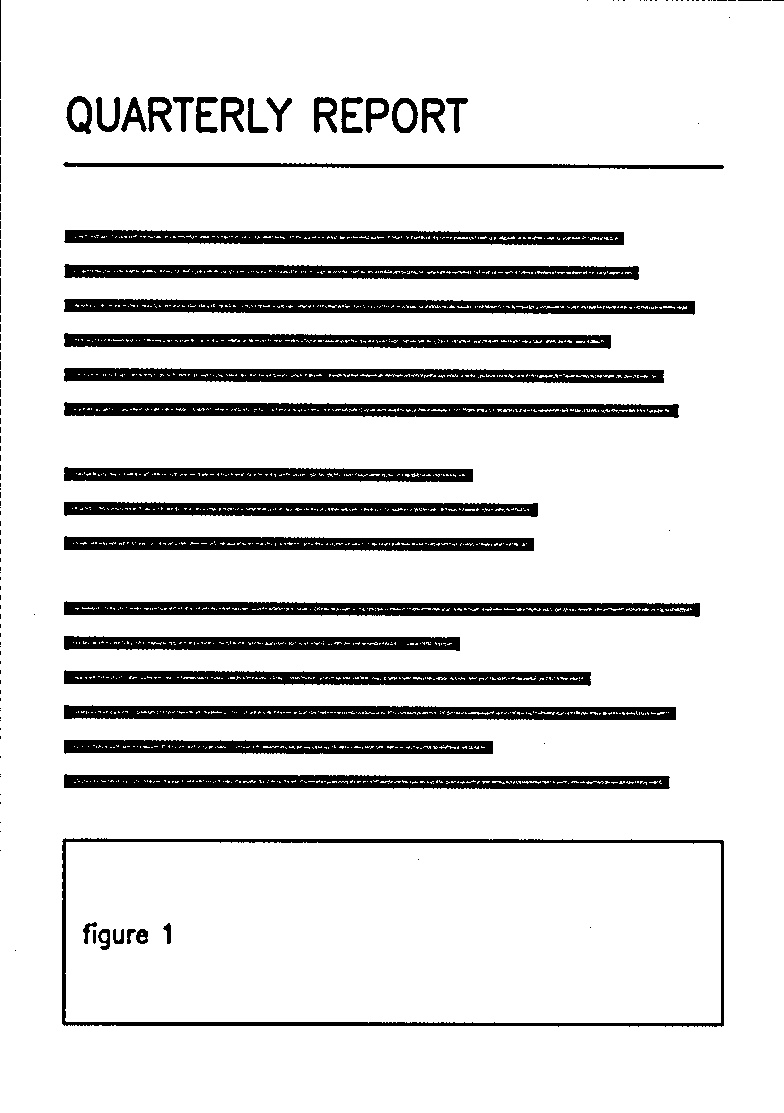
#> input picture scanned.jpg, 784 x 1113 px
$ python diagnose.py scanned.jpg
#> lines starting #> are read from the running program, lines starting #| are printed output that depends on the picture; after the words box and inside, x2 and y2 are one past the last pixel; in counts of white or black regions, pixels touching at a corner belong together


import sys

import cv2
import numpy as np

import scan


def main():
    if len(sys.argv) != 2:
        sys.exit("usage: python diagnose.py photo.jpg")

    image = cv2.imread(sys.argv[1])
#> image is the input picture: shape (1113, 784, 3); min 0, max 255, mean 222.6
    if image is None:
        sys.exit("Could not read " + sys.argv[1])

    ratio = max(image.shape[0] / scan.WORK_HEIGHT, 1.0)
#> ratio = 2.23
    small = cv2.resize(image, (int(image.shape[1] / ratio), int(image.shape[0] / ratio)))
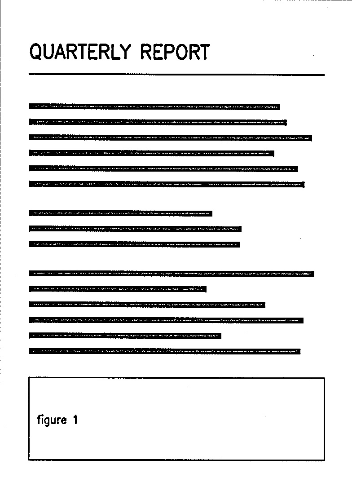
#> small: shape (500, 352, 3); min 0, max 255, mean 222.5

    gray = cv2.cvtColor(small, cv2.COLOR_BGR2GRAY)
    edges = cv2.Canny(cv2.GaussianBlur(gray, (5, 5), 0), 75, 200)
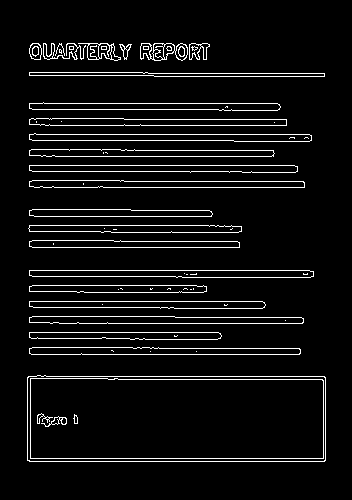
#> edges: shape (500, 352); 6.1% white in thin lines or dots, all inside (x1, y1, x2, y2) = (27, 43, 326, 462)
    edges = cv2.dilate(edges, np.ones((3, 3), np.uint8), iterations=1)
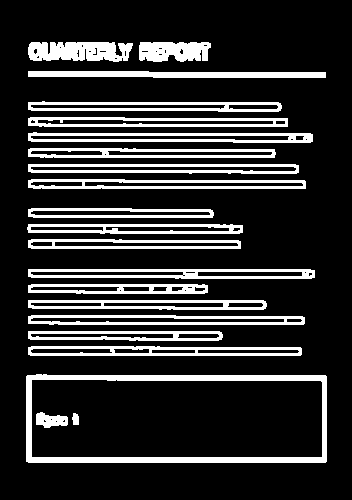
#> edges: shape (500, 352); 18.4% white; 21 white regions
    contours, _ = cv2.findContours(edges, cv2.RETR_LIST, cv2.CHAIN_APPROX_SIMPLE)
#> contours = 89 contours, 31 with area under 20; largest, box (x1, y1, x2, y2) and area: (26, 374, 327, 463) 26107, (31, 379, 323, 458) 22480, (28, 269, 315, 279) 2417, (28, 132, 313, 143) 2350, (28, 315, 305, 325) 2326
    contours = sorted(contours, key=cv2.contourArea, reverse=True)[:5]
#> contours = 5 contours; box (x1, y1, x2, y2) and area: (26, 374, 327, 463) 26107, (31, 379, 323, 458) 22480, (28, 269, 315, 279) 2417, (28, 132, 313, 143) 2350, (28, 315, 305, 325) 2326

    area = small.shape[0] * small.shape[1]
#> area = 176000
    print("photo    : {}x{}".format(image.shape[1], image.shape[0]))
#| photo    : 784x1113
    print("searched : {}x{}".format(small.shape[1], small.shape[0]))
#| searched : 352x500
    print("a candidate must have 4 corners AND cover >10% ({} px)\n".format(int(0.10 * area)))
#| a candidate must have 4 corners AND cover >10% (17600 px)
    print("  #  corners   coverage   verdict")

    annotated = small.copy()
    winner = None
    for i, contour in enumerate(contours):
        perimeter = cv2.arcLength(contour, True)
        approx = cv2.approxPolyDP(contour, 0.02 * perimeter, True)
        covered = cv2.contourArea(approx) / area

        if len(approx) != 4:
            verdict = "not a quad ({} corners)".format(len(approx))
        elif covered <= 0.10:
            verdict = "too small"
        else:
            verdict = "PAGE FOUND"
            if winner is None:
                winner = approx

        print("  {}  {:>7}   {:>7.1%}   {}".format(i + 1, len(approx), covered, verdict))
        color = (0, 255, 0) if verdict == "PAGE FOUND" else (0, 0, 255)
        cv2.drawContours(annotated, [approx], -1, color, 2)
#> this loop made 5 passes
#> (perimeter, approx, covered, verdict, color) on passes 2 to 5: (735.3, [[31, 380], [320, 380], [322, 456], [32, 457]], 0.126, 'PAGE FOUND', (0, 255, 0)), (588.5, [[28, 269], [314, 277]], 0, 'not a quad (2 corners)', (0, 0, 255)), (584.5, [[28, 133], [312, 141]], 0, 'not a quad (2 corners)', (0, 0, 255)), (567.9, [[28, 316], [304, 323]], 0, 'not a quad (2 corners)', (0, 0, 255))
#> (perimeter, covered, verdict, winner, color) on pass 1: (773.3, 0.146, 'PAGE FOUND', [[26, 376], [28, 462], [326, 461], [325, 375]], (0, 255, 0))
#|   1        4     14.6%   PAGE FOUND
#|   2        4     12.6%   PAGE FOUND
#|   3        2      0.0%   not a quad (2 corners)
#|   4        2      0.0%   not a quad (2 corners)
#|   5        2      0.0%   not a quad (2 corners)
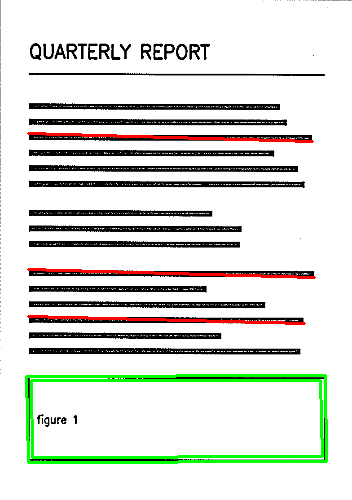
#> annotated: shape (500, 352, 3); 4% of pixels changed, all inside (x1, y1, x2, y2) = (25, 132, 328, 464)

    cv2.imwrite("diagnose_edges.png", edges)
    cv2.imwrite("diagnose_candidates.png", annotated)
    print("\nwrote diagnose_edges.png       -- what Canny saw")
    print("wrote diagnose_candidates.png  -- green = accepted, red = rejected")

    if winner is None:
        print(
            "\nNothing passed. Check diagnose_edges.png:\n"
            "  - is the page border an unbroken white loop?  if not, the paper does\n"
            "    not contrast enough with what it is sitting on\n"
            "  - is the loop there but the shape rejected for too many corners?\n"
            "    something is interrupting the border (a stack of sheets, a pen\n"
            "    lying across it, a corner out of frame)\n"
            "  - 'too small' means the page does not fill enough of the photo"
        )


if __name__ == "__main__":
    main()
